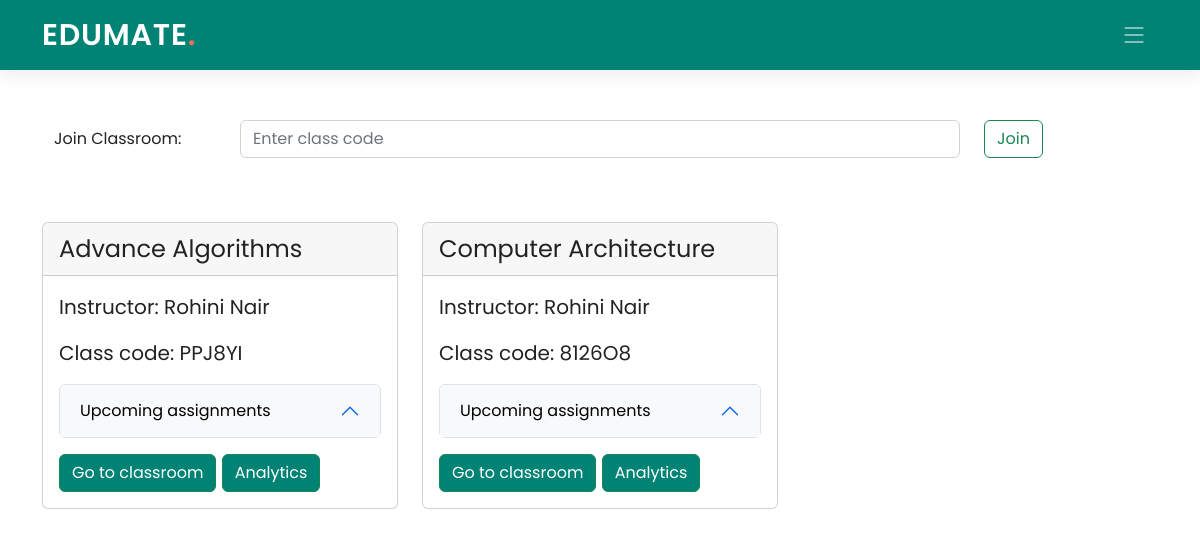
Screenshot of /student/1/ with the database file from the repository.
### Teacher/models.py (models this page shows, shortened)
class ClassTeachers(models.Model):
    teach_id = models.ForeignKey("Edumate_app.Teachers", on_delete=models.CASCADE, blank=True, null=True)
    class_code = models.CharField(primary_key=True, max_length=10)
    class_name = models.CharField(max_length=40)
    class Meta:
        db_table = "ClassTeachers"

### Edumate_app/models.py (models this page shows, shortened)
class Teachers(models.Model):
    teach_id = models.AutoField(primary_key=True)
    name = models.CharField(max_length=100)
    email = models.EmailField(max_length=50)
    password = models.CharField(max_length=50)
    is_change = models.IntegerField(default=0)
    class Meta:
        db_table = "Teachers"

### Student/views.py (the view, shortened to what this page needs)
# urls.py: path('', views.stud_home, name='student_home'),
def stud_home(request, pk):
    allClasses = ClassStudents.objects.filter(stud_id=pk)
    data = []
    for i in allClasses:
        totalAssignmentsInOneClass = Assignments.objects.filter(class_code=i.class_code.class_code)
        temp = []
        for j in totalAssignmentsInOneClass:
            check = SubmittedAssignments.objects.filter(stud_id=pk, assignment_id=j.assignment_id)
            if not check:
                if timezone.localtime(timezone.now()) < j.duedate:
                    temp.append([j.assignment_id, j.assignment_name, j.class_code.class_name, j.duedate, False])
                else:
                    temp.append([j.assignment_id, j.assignment_name, j.class_code.class_name, j.duedate, True])
        temp.sort(key=lambda x: x[3])
        data.append([i.class_code.class_code, i.class_code.class_name, i.class_code.teach_id.name, temp])
    return render(request, 'Student/student_home.html', {"data": data, 'pk': pk})

### Student/templates/Student/student_home.html (shortened to what this page needs)
{% extends './base_student.html' %}
{% block navbar %}
  <header id="header" class="header d-flex align-items-center">
    <div class="container-fluid container-xl d-flex align-items-center justify-content-between">
      <a href="#" class="logo d-flex align-items-center">
        <h1>EDUMATE<span>.</span></h1>
      </a>
      <i class="mobile-nav-toggle mobile-nav-show bi bi-list"></i>
    </div>
  </header>
  {% endblock navbar %}
{% block content %}
    <div class="container ">
        <div class="container" >
          <br><br><br>
            <form method="post" class="form-group row">
                <label for="staticclasscode" class="col-sm-2 col-form-label" class="sr-only">Join Classroom:</label>
              <div class="col-sm-8">
                <input class="form-control" id="staticclasscode" type="text" placeholder="Enter class code" name="code" required>
              </div>
              <div class="col-sm-2">
                <button type="submit mb-2" class="btn btn-outline-success">Join</button>
              </div>
            </form>
        </div>
        <br>
        <div class="row row-content my-4">
          {% for i in data %}
          <div class="col-md-4">
            <div class="card">
              <div class="card-header" style="font-size: 1.5rem;">
                {{ i.1 }}
              </div>
              <div class="card-body">
                <blockquote class="blockquote mb-0">
                  <p>Instructor: {{ i.2 }}</p>
                  <p>Class code: {{ i.0 }}</p>
                  <div class="accordion" id="accordionExample_{{forloop.counter}}" style="margin-bottom: 2vh;">
                    <div class="accordion-item">
                      <h2 class="accordion-header" id="headingOne">
                        <button class="accordion-button" type="button" data-bs-toggle="collapse" data-bs-target="#collapseOne_{{forloop.counter}}" aria-expanded="false" aria-controls="collapseOne_{{forloop.counter}}">
                          Upcoming assignments
                        </button>
                      </h2>
                    </div>
                  </div>
                  <a class="btn btn-success" href="{% url 'classroom1' pk=pk pk2=i.0 %}">Go to classroom</a>
                  <a class="btn btn-success" href="{% url 'analytics' pk=pk pk2=i.0 %}">Analytics</a>
                </blockquote>
              </div>
            </div>
          </div>
              <br>
          {% endfor %}
        </div>
    </div>
{% endblock content %}

### Edumate_app/static/Edumate_app/assets/css/index.css (style rules this page uses)
:root { --font-default: "Open Sans", system-ui, -apple-system, "Segoe UI", Roboto, "Helvetica Neue", Arial, "Noto Sans", "Liberation Sans", sans-serif, "Apple Color Emoji", "Segoe UI Emoji", "Segoe UI Symbol", "Noto Color Emoji"; --font-primary: "Poppins", sans-serif; --font-secondary: "Poppins", sans-serif; }
:root { --color-default: #222222; --color-primary: #008374; --color-secondary: #f85a40; }
:root { scroll-behavior: smooth; }
body { font-family: var(--font-primary); color: var(--color-default); }
a { color: var(--color-primary); text-decoration: none; }
h1, h2, h3, h4, h5, h6 { font-family: var(--font-primary); }
.header { z-index: 997; height: 90px; background-color: var(--color-primary); }
.header.sticked { position: fixed; top: 0; right: 0; left: 0; height: 70px; box-shadow: 0px 2px 20px rgba(0, 0, 0, 0.1); }
.header .logo h1 { font-size: 30px; margin: 0; font-weight: 600; letter-spacing: 0.8px; color: #fff; font-family: var(--font-primary); }
.header .logo h1 span { color: #f96f59; }
@media (max-width: 1279px) { .mobile-nav-show { color: rgba(255, 255, 255, 0.6); font-size: 28px; cursor: pointer; line-height: 0; transition: 0.5s; z-index: 9999; margin-right: 10px; } }

### Student/templates/Student/student_home.html (style rules this page uses)
.btn-success, .btn-success:active, .btn-success:visited { background-color: #008374 !important; }
.accordion-button:not(.collapsed) { box-shadow: none; color: black; background-color: #f8f9fa; }

### rows the page displays
ClassTeachers: class_name "Advance Algorithms", class_code "PPJ8YI"
Teachers: name "Rohini Nair" "Rohini Nair"
ClassTeachers: class_name "Computer Architecture", class_code "8126O8"
